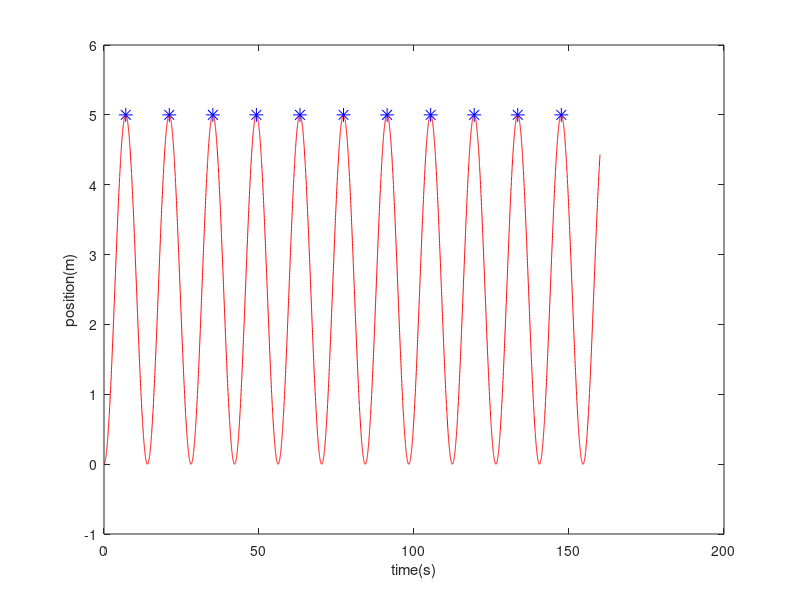

Recreate this plot in MATLAB.
u = 1; %force
b = 0.1; %damping constant
k = 0.4; %spring constant
m = 2; %mass
dt = 0.02; %timestep
position  = 0;
velocity  = 0;
acceleration  = 0;

%calculating second-order system characteristics and settling time
natural_freq = sqrt(k/m);
damping_ratio = b/(2*sqrt(m*k));
settle_time = 4/(natural_freq * damping_ratio);


%preparing data collection
time = 0:dt:settle_time;
y_values = zeros(1, length(time));
overshoot = zeros(1, length(time));
index = 1:1:length(time);

%equilibrium position
equil_pos = u/k

for num = index
    y_values(num) = position;

    acceleration = (u - (0*velocity) - (k*position))/m;

    velocity = velocity + acceleration * dt;
    position = position + velocity * dt;

    %finding and documenting peaks
    if num > 2
        if y_values(num-1) > y_values(num-2) && y_values(num-1) > position
            calc = ((y_values(num-1) - (equil_pos)) / (equil_pos)) * 100;
            overshoot(num) = calc;
        end
    end    

    y_values(num) = position;

end

%plotting

plot(time,y_values, "r")
xlabel("time(s)");
ylabel("position(m)")

hold on

overshoot;

peak_indices = find(overshoot ~= 0);

plot(time(peak_indices), y_values(peak_indices), 'b*', 'MarkerSize', 10)
